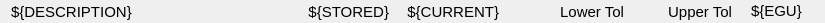
<?xml version="1.0" encoding="UTF-8"?>
<ui version="4.0">
 <class>Form</class>
 <widget class="QWidget" name="Form">
  <property name="geometry">
   <rect>
    <x>0</x>
    <y>0</y>
    <width>825</width>
    <height>23</height>
   </rect>
  </property>
  <property name="sizePolicy">
   <sizepolicy hsizetype="Preferred" vsizetype="Minimum">
    <horstretch>0</horstretch>
    <verstretch>0</verstretch>
   </sizepolicy>
  </property>
  <property name="minimumSize">
   <size>
    <width>825</width>
    <height>23</height>
   </size>
  </property>
  <property name="maximumSize">
   <size>
    <width>826</width>
    <height>24</height>
   </size>
  </property>
  <property name="windowTitle">
   <string>Form</string>
  </property>
  <widget class="QWidget" name="horizontalLayoutWidget_3">
   <property name="geometry">
    <rect>
     <x>531</x>
     <y>1</y>
     <width>221</width>
     <height>21</height>
    </rect>
   </property>
   <layout class="QHBoxLayout" name="horizontalLayout_3">
    <property name="spacing">
     <number>15</number>
    </property>
    <property name="rightMargin">
     <number>20</number>
    </property>
    <item>
     <widget class="PyDMLabel" name="lower_tol">
      <property name="font">
       <font>
        <pointsize>11</pointsize>
        <kerning>true</kerning>
       </font>
      </property>
      <property name="toolTip">
       <string>${TOLERANCE}:TOL_RBV</string>
      </property>
      <property name="toolTipDuration">
       <number>1</number>
      </property>
      <property name="whatsThis">
       <string/>
      </property>
      <property name="styleSheet">
       <string notr="true">background:transparent</string>
      </property>
      <property name="text">
       <string>Lower Tol</string>
      </property>
      <property name="alignment">
       <set>Qt::AlignRight|Qt::AlignTrailing|Qt::AlignVCenter</set>
      </property>
      <property name="precisionFromPV" stdset="0">
       <bool>false</bool>
      </property>
      <property name="alarmSensitiveContent" stdset="0">
       <bool>false</bool>
      </property>
      <property name="alarmSensitiveBorder" stdset="0">
       <bool>false</bool>
      </property>
      <property name="PyDMToolTip" stdset="0">
       <string/>
      </property>
      <property name="channel" stdset="0">
       <string/>
      </property>
     </widget>
    </item>
    <item>
     <widget class="PyDMLabel" name="upper_tol">
      <property name="font">
       <font>
        <pointsize>11</pointsize>
        <kerning>true</kerning>
       </font>
      </property>
      <property name="toolTip">
       <string>${TOLERANCE}:TOL_RBV</string>
      </property>
      <property name="toolTipDuration">
       <number>1</number>
      </property>
      <property name="whatsThis">
       <string/>
      </property>
      <property name="styleSheet">
       <string notr="true">background:transparent</string>
      </property>
      <property name="text">
       <string>Upper Tol</string>
      </property>
      <property name="alignment">
       <set>Qt::AlignRight|Qt::AlignTrailing|Qt::AlignVCenter</set>
      </property>
      <property name="precisionFromPV" stdset="0">
       <bool>false</bool>
      </property>
      <property name="alarmSensitiveContent" stdset="0">
       <bool>false</bool>
      </property>
      <property name="alarmSensitiveBorder" stdset="0">
       <bool>false</bool>
      </property>
      <property name="PyDMToolTip" stdset="0">
       <string>${TOLERANCE}:TOL_RBV</string>
      </property>
      <property name="channel" stdset="0">
       <string/>
      </property>
     </widget>
    </item>
   </layout>
  </widget>
  <widget class="PyDMLabel" name="tolerance_pv_transparent">
   <property name="enabled">
    <bool>false</bool>
   </property>
   <property name="geometry">
    <rect>
     <x>531</x>
     <y>1</y>
     <width>231</width>
     <height>21</height>
    </rect>
   </property>
   <property name="font">
    <font>
     <pointsize>10</pointsize>
     <kerning>true</kerning>
    </font>
   </property>
   <property name="toolTip">
    <string>${TOLERANCE}:TOL_RBV</string>
   </property>
   <property name="toolTipDuration">
    <number>1</number>
   </property>
   <property name="whatsThis">
    <string/>
   </property>
   <property name="autoFillBackground">
    <bool>false</bool>
   </property>
   <property name="styleSheet">
    <string notr="true">background:transparent;
color:transparent;</string>
   </property>
   <property name="text">
    <string>123456789</string>
   </property>
   <property name="alignment">
    <set>Qt::AlignCenter</set>
   </property>
   <property name="precisionFromPV" stdset="0">
    <bool>false</bool>
   </property>
   <property name="alarmSensitiveContent" stdset="0">
    <bool>false</bool>
   </property>
   <property name="alarmSensitiveBorder" stdset="0">
    <bool>false</bool>
   </property>
   <property name="PyDMToolTip" stdset="0">
    <string/>
   </property>
   <property name="channel" stdset="0">
    <string>${TOLERANCE}_RBV</string>
   </property>
  </widget>
  <widget class="PyDMLabel" name="egu">
   <property name="geometry">
    <rect>
     <x>751</x>
     <y>1</y>
     <width>71</width>
     <height>20</height>
    </rect>
   </property>
   <property name="font">
    <font>
     <pointsize>11</pointsize>
     <kerning>true</kerning>
    </font>
   </property>
   <property name="styleSheet">
    <string notr="true">background:transparent</string>
   </property>
   <property name="text">
    <string>${EGU}</string>
   </property>
   <property name="alignment">
    <set>Qt::AlignLeading|Qt::AlignLeft|Qt::AlignVCenter</set>
   </property>
   <property name="alarmSensitiveContent" stdset="0">
    <bool>false</bool>
   </property>
   <property name="alarmSensitiveBorder" stdset="0">
    <bool>false</bool>
   </property>
   <property name="channel" stdset="0">
    <string>${DEVICE}_GUARD_ACT.EGU</string>
   </property>
  </widget>
  <widget class="PyDMLabel" name="description">
   <property name="enabled">
    <bool>true</bool>
   </property>
   <property name="geometry">
    <rect>
     <x>11</x>
     <y>1</y>
     <width>281</width>
     <height>21</height>
    </rect>
   </property>
   <property name="font">
    <font>
     <pointsize>11</pointsize>
     <kerning>true</kerning>
    </font>
   </property>
   <property name="whatsThis">
    <string/>
   </property>
   <property name="autoFillBackground">
    <bool>false</bool>
   </property>
   <property name="styleSheet">
    <string notr="true">background:transparent;</string>
   </property>
   <property name="text">
    <string>${DESCRIPTION}</string>
   </property>
   <property name="alignment">
    <set>Qt::AlignLeading|Qt::AlignLeft|Qt::AlignVCenter</set>
   </property>
   <property name="alarmSensitiveContent" stdset="0">
    <bool>false</bool>
   </property>
   <property name="alarmSensitiveBorder" stdset="0">
    <bool>false</bool>
   </property>
   <property name="channel" stdset="0">
    <string>${DEVICE}_GUARD_ACT.DESC</string>
   </property>
  </widget>
  <widget class="QWidget" name="horizontalLayoutWidget">
   <property name="geometry">
    <rect>
     <x>291</x>
     <y>1</y>
     <width>231</width>
     <height>21</height>
    </rect>
   </property>
   <layout class="QHBoxLayout" name="horizontalLayout">
    <property name="spacing">
     <number>15</number>
    </property>
    <property name="rightMargin">
     <number>20</number>
    </property>
    <item>
     <widget class="PyDMLabel" name="stored">
      <property name="font">
       <font>
        <pointsize>11</pointsize>
        <kerning>true</kerning>
       </font>
      </property>
      <property name="styleSheet">
       <string notr="true">background:transparent</string>
      </property>
      <property name="text">
       <string>${STORED}</string>
      </property>
      <property name="alignment">
       <set>Qt::AlignRight|Qt::AlignTrailing|Qt::AlignVCenter</set>
      </property>
      <property name="alarmSensitiveContent" stdset="0">
       <bool>false</bool>
      </property>
      <property name="alarmSensitiveBorder" stdset="0">
       <bool>false</bool>
      </property>
      <property name="channel" stdset="0">
       <string>${DEVICE}_GUARD_LATCHED_RBV</string>
      </property>
     </widget>
    </item>
    <item>
     <widget class="PyDMLabel" name="current">
      <property name="font">
       <font>
        <pointsize>11</pointsize>
        <kerning>true</kerning>
       </font>
      </property>
      <property name="styleSheet">
       <string notr="true">background:transparent</string>
      </property>
      <property name="text">
       <string>${CURRENT}</string>
      </property>
      <property name="alignment">
       <set>Qt::AlignRight|Qt::AlignTrailing|Qt::AlignVCenter</set>
      </property>
      <property name="indent">
       <number>3</number>
      </property>
      <property name="alarmSensitiveContent" stdset="0">
       <bool>false</bool>
      </property>
      <property name="alarmSensitiveBorder" stdset="0">
       <bool>false</bool>
      </property>
      <property name="channel" stdset="0">
       <string>${DEVICE}_GUARD_ACT_RBV</string>
      </property>
     </widget>
    </item>
   </layout>
  </widget>
  <widget class="PyDMDrawingRectangle" name="border">
   <property name="geometry">
    <rect>
     <x>0</x>
     <y>0</y>
     <width>751</width>
     <height>21</height>
    </rect>
   </property>
   <property name="toolTip">
    <string/>
   </property>
   <property name="styleSheet">
    <string notr="true">background:transparent;</string>
   </property>
   <property name="brush" stdset="0">
    <brush brushstyle="SolidPattern">
     <color alpha="0">
      <red>0</red>
      <green>0</green>
      <blue>0</blue>
     </color>
    </brush>
   </property>
  </widget>
  <widget class="PyDMRelatedDisplayButton" name="help_button_overlay">
   <property name="geometry">
    <rect>
     <x>0</x>
     <y>3</y>
     <width>291</width>
     <height>21</height>
    </rect>
   </property>
   <property name="toolTip">
    <string/>
   </property>
   <property name="iconSize">
    <size>
     <width>16</width>
     <height>16</height>
    </size>
   </property>
   <property name="flat">
    <bool>true</bool>
   </property>
   <property name="PyDMIconColor" stdset="0">
    <color alpha="0">
     <red>0</red>
     <green>0</green>
     <blue>0</blue>
    </color>
   </property>
   <property name="filenames" stdset="0">
    <stringlist>
     <string>guardian_help.py</string>
    </stringlist>
   </property>
   <property name="openInNewWindow" stdset="0">
    <bool>true</bool>
   </property>
  </widget>
  <zorder>border</zorder>
  <zorder>horizontalLayoutWidget_3</zorder>
  <zorder>tolerance_pv_transparent</zorder>
  <zorder>egu</zorder>
  <zorder>description</zorder>
  <zorder>horizontalLayoutWidget</zorder>
  <zorder>help_button_overlay</zorder>
 </widget>
 <customwidgets>
  <customwidget>
   <class>PyDMLabel</class>
   <extends>QLabel</extends>
   <header>pydm.widgets.label</header>
  </customwidget>
  <customwidget>
   <class>PyDMDrawingRectangle</class>
   <extends>QWidget</extends>
   <header>pydm.widgets.drawing</header>
  </customwidget>
  <customwidget>
   <class>PyDMRelatedDisplayButton</class>
   <extends>QPushButton</extends>
   <header>pydm.widgets.related_display_button</header>
  </customwidget>
 </customwidgets>
 <resources/>
 <connections/>
</ui>
